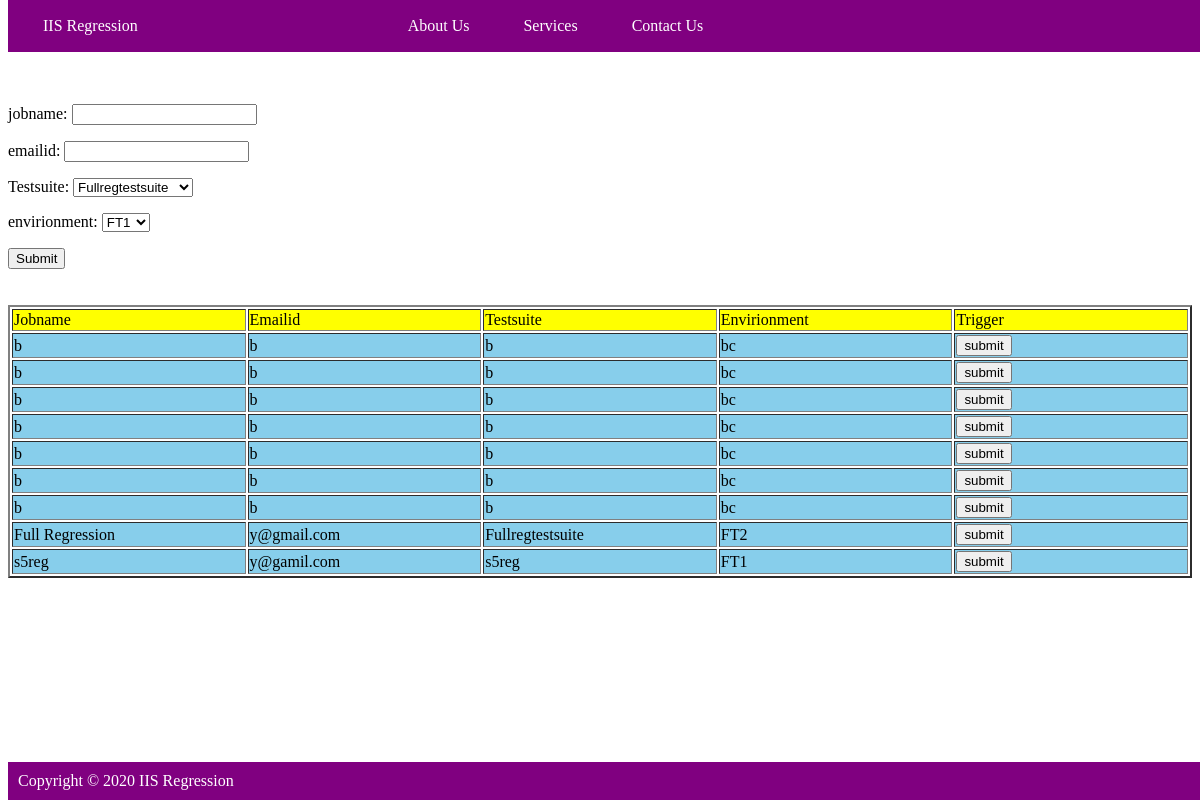
Before: /createtestsuite with the older database file.
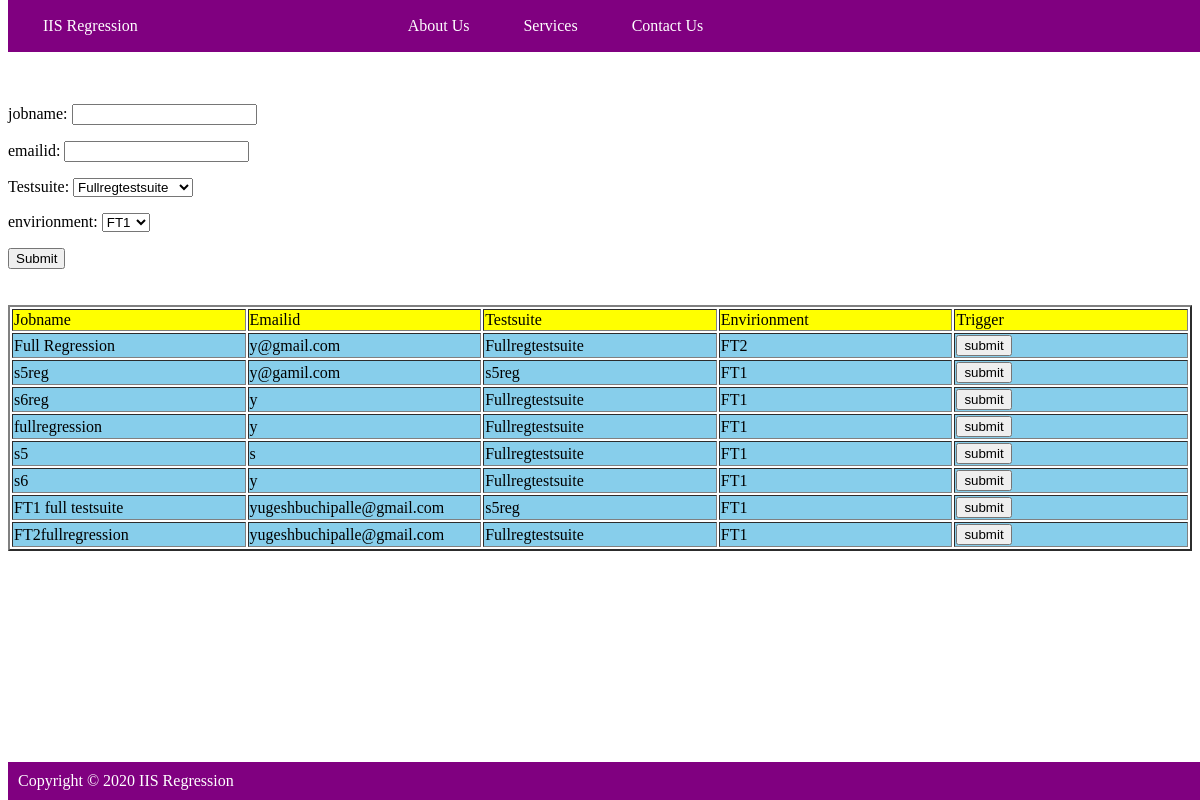
After: the same page with the newer database file.
### IIS_APP/models.py (models this page shows)
class CreateTestsuite(models.Model):
    Testsuites = (
        ('s5reg', 's5reg'),
        ('paralletestsuite1', 'paralletestsuite1'),
        ('paralletestsuite2', 'paralletestsuite2'),
        ('paralletestsuite3', 'paralletestsuite3'),
        ('paralletestsuite4', 'paralletestsuite4'),
        ('paralletestsuite5', 'paralletestsuite5'),
        ('Fullregtestsuite', 'Fullregtestsuite'),
    )
    Envirionment = (
        ('FT1', 'FT1'),
        ('FT2', 'FT2'),
        ('FT3', 'FT3'),
        ('SIT', 'SIT'),
        ('UAT', 'UAT'),
    )
    jobname = models.CharField(max_length=100)
    emailid = models.CharField(max_length=100)
    Testsuite = models.CharField(max_length=100, choices=Testsuites, default='Fullregtestsuite')
    envirionment = models.CharField(max_length=100, choices=Envirionment, default='FT1')

### IIS_APP/views.py (the view)
# urls.py: path('createtestsuite', views.createtestsuite, name="createtestsuite"),
def createtestsuite(request):
    global usrnme
    if request.method == "POST":
        form = CreateTestsuiteForm(request.POST)
        print("form")
        print(type(form))
        jobname = form.data['jobname']
        Testsuite = form.data['Testsuite']
        environment = form.data['envirionment']
        email = form.data['emailid']
        existing_jobs= [i.jobname for i in CreateTestsuite.objects.all()]
        print(existing_jobs)
        if form.is_valid() and form.data['jobname'] not in existing_jobs:
            form.save()
            messages.success(request,"job added")
            f= open("C:\\Users\\yuges\\PycharmProjects\\regressiopn-project\\Regression\\IIS_APP\\pyjen.txt","r")
            job_config = f.read().format(jobname)
            server = jenkins.Jenkins(JENKINS_URL, username=JENKINS_USERNAME, password=JENKINS_PASSWORD)
            server.create_job(jobname, job_config)
        else:
            messages.info(request,"job name already exists")
        registered_models = CreateTestsuite.objects.all()
        user_info = {'form': form, 'registered_models': registered_models}
        return render(request, "createjob.html", user_info)
    else:
        form = CreateTestsuiteForm()
        registered_models = CreateTestsuite.objects.all()
        user_info = {'form':form, 'registered_models': registered_models}
        return render(request,"createjob.html",user_info)

### IIS_APP/forms.py
class CreateTestsuiteForm(ModelForm):
    class Meta:
        model = CreateTestsuite
        fields = '__all__'
        labels = {
            "jobname": "jobname",
            "emailid": "emailid",
            "Testsuite": "Testsuite",
            "envirionment": "envirionment"
        }

### IIS_APP/templates/createjob.html (shortened to what this page needs)
{% extends "base.html" %}
	{% block content %}
	<form action="" method="post">
  		{{form.as_p}}
  	<input type="submit" value="Submit">
	</form>
	<br><br>
<table border="2" style="width:100%" >
  <thead  bgcolor="yellow">
  <td style="width:20%">Jobname</td>
  <td style="width:20%">Emailid</td>
  <td style="width:20%">Testsuite</td>
  <td style="width:20%">Envirionment</td>
  <td style="width:20%">Trigger</td>
  </thead>
{% for user in registered_models %}
  <tbody bgcolor="skyblue">
  <tr>
    <td>{{user.jobname}}</td>
    <td>{{user.emailid}}</td>
    <td>{{user.Testsuite}}</td>
    <td>{{user.envirionment}}</td>
    <form method="post" action="trigger">
     <td><input type="submit" value="submit"></td>
    </form>
    {% endfor %}
    {% endblock %}

Changed rows visible on the page:
removed CreateTestsuite: jobname "b", emailid "b", Testsuite "b", envirionment "bc"
removed CreateTestsuite: jobname "b", emailid "b", Testsuite "b", envirionment "bc"
removed CreateTestsuite: jobname "b", emailid "b", Testsuite "b", envirionment "bc"
removed CreateTestsuite: jobname "b", emailid "b", Testsuite "b", envirionment "bc"
removed CreateTestsuite: jobname "b", emailid "b", Testsuite "b", envirionment "bc"
removed CreateTestsuite: jobname "b", emailid "b", Testsuite "b", envirionment "bc"
removed CreateTestsuite: jobname "b", emailid "b", Testsuite "b", envirionment "bc"
added CreateTestsuite: jobname "s6reg", emailid "y", Testsuite "Fullregtestsuite", envirionment "FT1"
added CreateTestsuite: jobname "fullregression", emailid "y", Testsuite "Fullregtestsuite", envirionment "FT1"
added CreateTestsuite: jobname "s5", emailid "s", Testsuite "Fullregtestsuite", envirionment "FT1"
added CreateTestsuite: jobname "s6", emailid "y", Testsuite "Fullregtestsuite", envirionment "FT1"
added CreateTestsuite: jobname "FT1 full testsuite", emailid "yugeshbuchipalle@gmail.com", Testsuite "s5reg", envirionment "FT1"
added CreateTestsuite: jobname "FT2fullregression", emailid "yugeshbuchipalle@gmail.com", Testsuite "Fullregtestsuite", envirionment "FT1"
